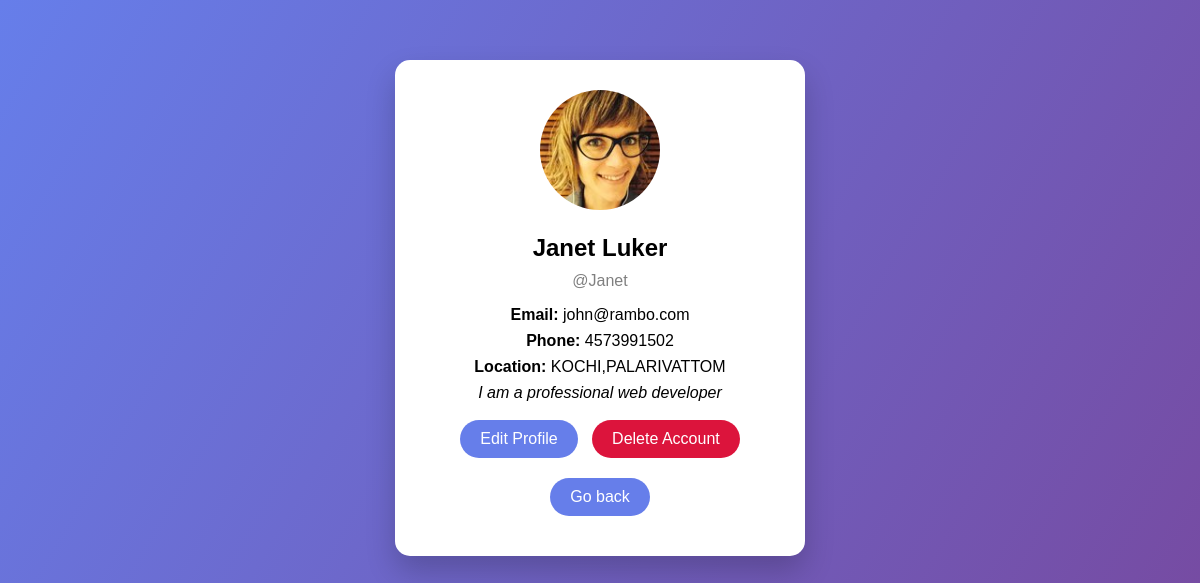
Screenshot of /profile/ (signed in) with the database file from the repository.
### exp_app/models.py (models this page shows, shortened)
class Profile(models.Model):
    user = models.OneToOneField(User, on_delete=models.CASCADE, related_name='profile')
    profile_image = models.ImageField(upload_to='', blank=True, null=True)
    phone = models.PositiveBigIntegerField(blank=True,null=True)
    bio = models.TextField(blank=True)
    location = models.CharField(max_length=200, blank=True)

### exp_app/views.py (the view)
# urls.py: path('profile/', profile_view, name='profile'),
@login_required
def profile_view(request):
    profile, _ = Profile.objects.get_or_create(user=request.user)
    return render(request, 'user_profile.html',{'profile': profile})

### templates/user_profile.html (shortened to what this page needs)
{% load static %}
<!DOCTYPE html>
<html>
<head>
    <link rel="stylesheet" href="{% static 'css/profile.css' %}">
</head>
<body>
<div class="profile-card">
    {% if profile.profile_image %}
        <img src="{{ profile.profile_image.url }}" class="avatar">
    {% else %}
        <img src="{% static 'images/default.png' %}" class="avatar">
    {% endif %}
    <h2>{{ user.get_full_name|default:user.username }}</h2>
    <p class="username">@{{ user.username }}</p>
    <div class="info">
        <p><strong>Email:</strong> {{ user.email }}</p>
        <p><strong>Phone:</strong> {{ profile.phone|default:"—" }}</p>
        <p><strong>Location:</strong> {{ profile.location|default:"—" }}</p>
        <p class="bio">{{ profile.bio|default:"No bio added yet." }}</p>
    </div>
    <div class="actions">
        <a href="{% url 'profile_update' %}" class="btn">Edit Profile</a>
        <a href="{% url 'profile_delete' %}" class="btn danger">Delete Account</a>
        <a href="{% url 'dashboard' %}" class="btn">Go back</a>
    </div>
</div>
</body>
</html>

### static/css/profile.css (style rules this page uses)
body { background: linear-gradient(120deg, #667eea, #764ba2); font-family: Arial; }
.profile-card { width: 350px; margin: 60px auto; background: white; padding: 30px; border-radius: 15px; text-align: center; box-shadow: 0 15px 30px rgba(0,0,0,0.2); }
.avatar { width: 120px; height: 120px; border-radius: 50%; object-fit: cover; }
.username { color: gray; margin-top: -10px; }
.info p { margin: 8px 0; }
.bio { margin-top: 15px; font-style: italic; }
.btn { display: inline-block; padding: 10px 20px; background: #667eea; color: white; text-decoration: none; border-radius: 25px; margin: 10px 5px; }
.danger { background: crimson; }

### rows the page displays
Profile: profile_image (picture), phone "4573991502", location "KOCHI,PALARIVATTOM", bio "I am a professional web developer"

### other values shown
{{ user.get_full_name|default:user.username }} "Janet Luker"
{{ user.username }} "Janet"
{{ user.email }} "john@rambo.com"
